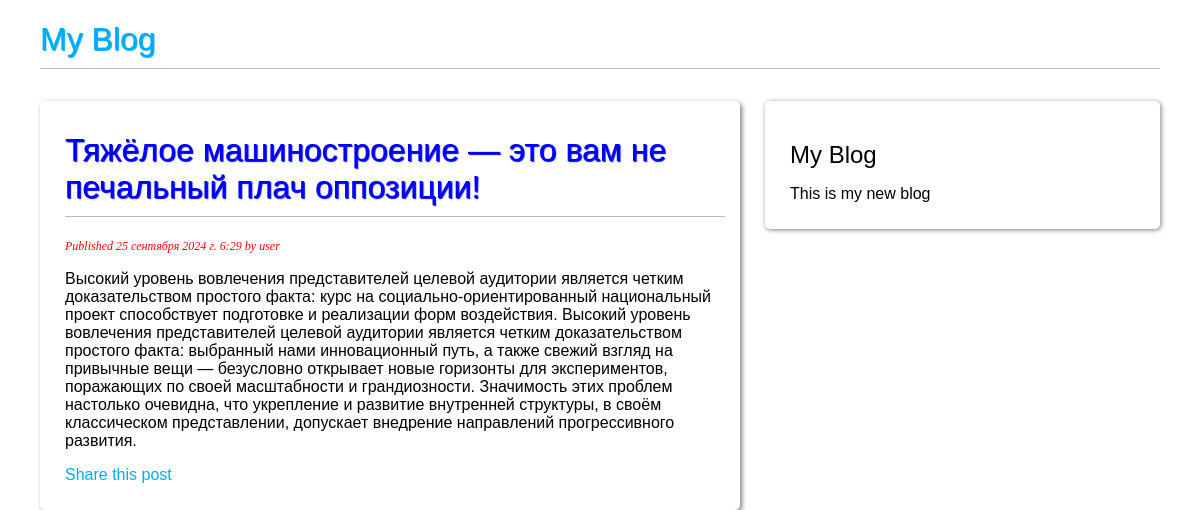
Page /blog/2024/9/25/tyazhyoloe-mashinostroenie-eto-vam-ne-pechalnyj-plach-oppozicii/ on the committed database.
### blog/models.py (models this page shows, shortened)
class Post(models.Model):
    class Status(models.TextChoices):
        DRAFT = 'DF', 'Draft'
        PUBLISHED = 'PB', 'Published'
    title = models.CharField(max_length=250)
    slug = models.SlugField(
        max_length=250,
        unique_for_date='publish',
    )
    author = models.ForeignKey(
        settings.AUTH_USER_MODEL,
        on_delete=models.CASCADE,
        related_name='blog_posts',
    )
    body = models.TextField()
    publish = models.DateTimeField(default=timezone.now)
    created = models.DateTimeField(auto_now_add=True)
    updated = models.DateTimeField(auto_now=True)
    status = models.CharField(
        max_length=2,
        choices=Status,
        default=Status.DRAFT
    )
    objects = models.Manager()
    published = PublishedManager()
    class Meta:
        ordering = ['-publish']
        indexes = [
            models.Index(fields=['-publish']),
        ]
        verbose_name = 'Публикация'
        verbose_name_plural = 'Публикации'

### blog/views.py (the view)
def post_detail(request, year, month, day, post):
    post = get_object_or_404(
        Post,
        status = Post.Status.PUBLISHED,
        slug=post,
        publish__year = year,
        publish__month = month,
        publish__day = day
    )
    return render(
        request,
        'blog/post/detail.html',
        {'post': post}
    )

### blog/templates/blog/post/detail.html (shortened to what this page needs)
{% extends 'blog/base.html' %}
{% block content %}
    <div class="post_card">
        <h1>{{ post.title }}</h1>
        <p class="date">
            Published {{ post.publish }} by {{ post.author }}
        </p>
            {{ post.body | linebreaks}}
        <p>
            <a href="{% url 'blog:post_share' post.id %}">
                Share this post
            </a>
        </p>
    </div>
{% endblock %}

### blog/static/blog/blog.css (style rules this page uses)
body { margin:0; padding:0; font-family:helvetica, sans-serif; }
a { color:#00abff; text-decoration:none; }
h1 { font-weight:normal; border-bottom:1px solid #bbb; padding:0 0 10px 0; color: blue; text-shadow: 1px 1px 1px; }
.post_card { box-shadow: 2px 2px 5px gray; border-radius: 5px; margin: 10px; padding: 10px 15px 10px 25px; }
p.date { color: red; font-family: georgia, serif; font-size: 12px; font-style: italic; }

### rows in the picture
Post: title "Тяжёлое машиностроение — это вам не печальный плач оппозиции!", publish "25 сентября 2024 г. 6:29", author "user", body "Высокий уровень вовлечения представителей целевой аудитории является четким доказательством простого факта: курс на социально-ориентированный национальный проект способствует подготовке и реализации форм воздействия. Высокий уровень вовлечения представителей целевой аудитории является четким доказательством простого факта: выбранный нами инновационный путь, а также свежий взгляд на привычные вещи — безусловно открывает новые горизонты для экспериментов, поражающих по своей масштабности и грандиозности. Значимость этих проблем настолько очевидна, что укрепление и развитие внутренней структуры, в своём классическом представлении, допускает внедрение направлений прогрессивного развития."
